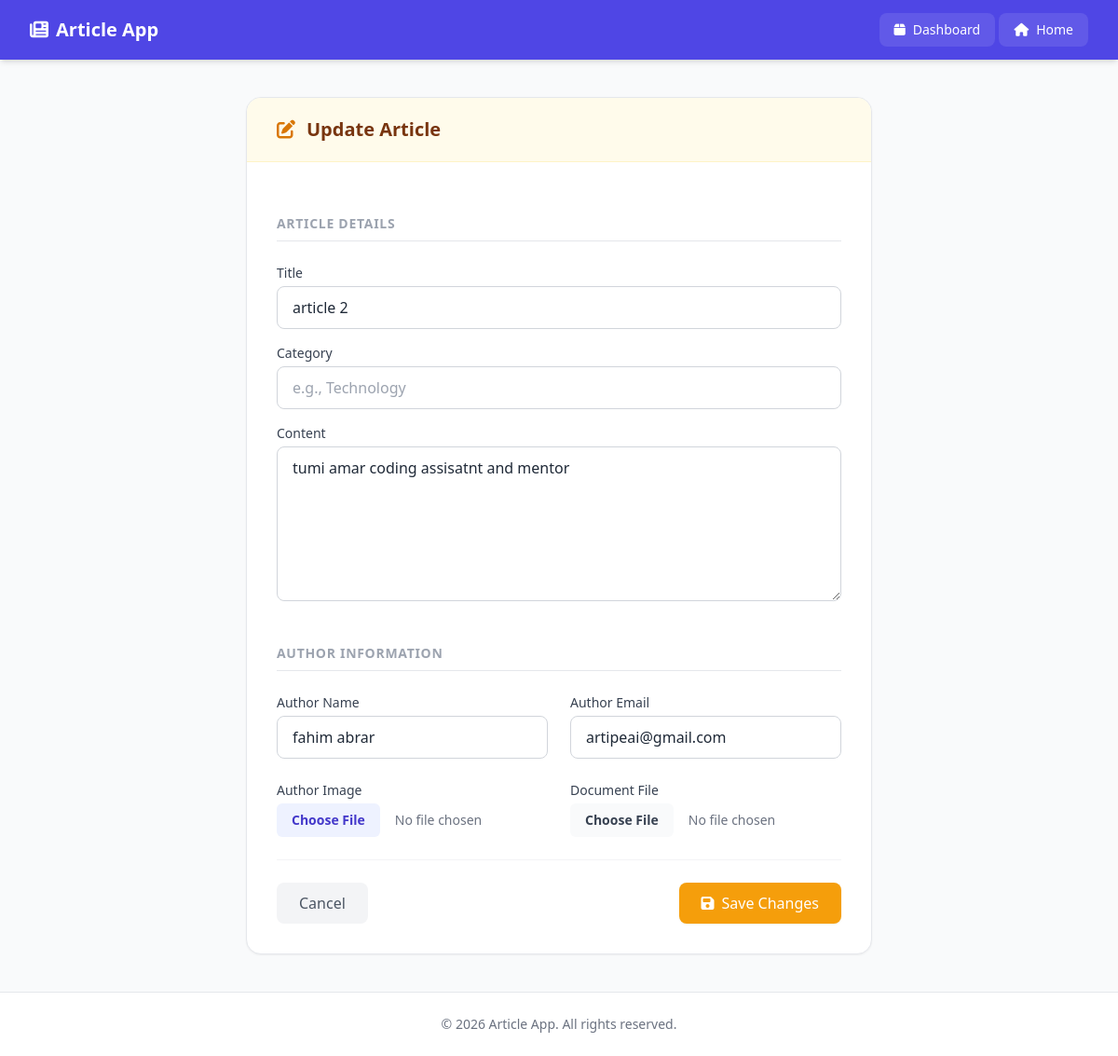
The page /article/update/20/ on the database its author committed.
### my_apps/article/models.py (models this page shows, shortened)
class Article(models.Model):
    CATEGORY_CHOICES = [
        ('D', 'Draft'),
        ('S', 'Sci-Fi'),
    ]
    title = models.CharField(max_length=150)
    content = models.TextField()
    category = models.CharField(
        max_length=1,
        choices=CATEGORY_CHOICES,
        blank=True
    )
    created_at = models.DateTimeField(default=timezone.now)
    author = models.CharField(max_length=100, default="Fahim Abrar")
    author_email = models.EmailField(default="artipeai@gmail.com")
    author_image = models.ImageField(upload_to="media/author_images/", blank=True, null=True)
    document_file = models.FileField(upload_to="media/documents/", blank=True, null=True)

### my_apps/article/views.py (the view, shortened to what this page needs)
# urls.py: path("update/<int:pk>/", views.update_article, name="update_article"),
def update_article(request, pk):
    article = get_object_or_404(models.Article, id=pk)
    return render(request, 'article_app/update.html', {'data': article})

### templates/article_app/update.html (shortened to what this page needs)
{% extends "article_app/base.html" %}
{% block main %}
<div class="max-w-2xl mx-auto">
    <div class="bg-white rounded-2xl shadow-sm border border-gray-200 overflow-hidden">
        <div class="bg-amber-50 px-8 py-5 border-b border-amber-100 flex items-center gap-3">
            <i class="fa-solid fa-pen-to-square text-amber-600 text-xl"></i>
            <h3 class="text-xl font-bold text-amber-900">Update Article</h3>
        </div>
        <div class="p-8">
            <form method="POST" enctype="multipart/form-data" class="space-y-6">
                <div>
                    <h4 class="text-sm font-semibold text-gray-400 uppercase tracking-wider mb-4 border-b pb-2">Article Details</h4>
                </div>
                <div class="space-y-4">
                    <div>
                        <label class="block text-sm font-medium text-gray-700 mb-1">Title</label>
                        <input type="text" name="title" value="{{ data.title }}" placeholder="Enter an engaging title"
                               class="w-full rounded-lg border border-gray-300 px-4 py-2.5 focus:outline-none focus:ring-2 focus:ring-indigo-500 focus:border-indigo-500 transition-shadow">
                    </div>
                    <div>
                        <label class="block text-sm font-medium text-gray-700 mb-1">Category</label>
                        <input type="text" name="category" value="{{ data.category }}" placeholder="e.g., Technology"
                               class="w-full rounded-lg border border-gray-300 px-4 py-2.5 focus:outline-none focus:ring-2 focus:ring-indigo-500 focus:border-indigo-500">
                    </div>
                    <div>
                        <label class="block text-sm font-medium text-gray-700 mb-1">Content</label>
                        <textarea name="content"  rows="6" placeholder="Write your article here..."
                                  class="w-full rounded-lg border border-gray-300 px-4 py-2.5 focus:outline-none focus:ring-2 focus:ring-indigo-500 focus:border-indigo-500">{{ data.content }}</textarea>
                    </div>
                </div>
                <div class="pt-4">
                    <h4 class="text-sm font-semibold text-gray-400 uppercase tracking-wider mb-4 border-b pb-2">Author Information</h4>
                </div>
                <div class="grid grid-cols-1 md:grid-cols-2 gap-6">
                    <div>
                        <label class="block text-sm font-medium text-gray-700 mb-1">Author Name</label>
                        <input type="text" name="author_name" value="{{ data.author }}" class="w-full rounded-lg border border-gray-300 px-4 py-2.5 focus:outline-none focus:ring-2 focus:ring-indigo-500 focus:border-indigo-500">
                    </div>
                    <div>
                        <label class="block text-sm font-medium text-gray-700 mb-1">Author Email</label>
                        <input type="email" name="author_email" value="{{ data.author_email }}" class="w-full rounded-lg border border-gray-300 px-4 py-2.5 focus:outline-none focus:ring-2 focus:ring-indigo-500 focus:border-indigo-500">
                    </div>
                </div>
                <div class="grid grid-cols-1 md:grid-cols-2 gap-6">
                    <div>
                        <label class="block text-sm font-medium text-gray-700 mb-1">Author Image</label>
                        <input type="file" name="author_image" accept="image/*" class="w-full text-sm text-gray-500 file:mr-4 file:py-2 file:px-4 file:rounded-md file:border-0 file:text-sm file:font-semibold file:bg-indigo-50 file:text-indigo-700 hover:file:bg-indigo-100">
                    </div>
                    <div>
                        <label class="block text-sm font-medium text-gray-700 mb-1">Document File</label>
                        <input type="file" name="document_data" class="w-full text-sm text-gray-500 file:mr-4 file:py-2 file:px-4 file:rounded-md file:border-0 file:text-sm file:font-semibold file:bg-gray-50 file:text-gray-700 hover:file:bg-gray-100">
                    </div>
                </div>
                <div class="pt-6 mt-6 border-t border-gray-100 flex items-center justify-between">
                    <a href="{% url 'show_articles' %}" class="text-gray-600 bg-gray-100 hover:bg-gray-200 px-6 py-2.5 rounded-lg font-medium transition-colors">
                        Cancel
                    </a>
                    <button type="submit" class="bg-amber-500 hover:bg-amber-600 text-white px-6 py-2.5 rounded-lg font-medium flex items-center gap-2 shadow-sm transition-colors">
                        <i class="fa-solid fa-floppy-disk"></i> Save Changes
                    </button>
                </div>
            </form>
        </div>
    </div>
</div>
{% endblock %}

### rows shown on the page
Article: title "article 2", content "tumi amar coding assisatnt and mentor", author_name "fahim abrar", author_email "artipeai@gmail.com"
